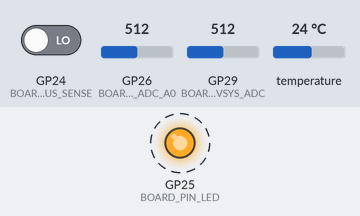
Bench run of a program on a simulated Raspberry Pi Pico. On the bench: output pins drawn as LEDs (lit = HIGH). Dashed ring = blinking. The inputs (shaded band) are chosen by the test bench; at power-on: GP24 (BOARD_PIN_VBUS_SENSE) LOW, GP26 (BOARD_PIN_ADC_A0) = 512, GP29 (BOARD_PIN_VSYS_ADC) = 512, temperature 24 °C (analog values on the 0–1023 scale). EEPROM starts erased; what the program prints to the serial monitor is not drawn.

Above: at 10.8 s.
10.9 s: GP24 (BOARD_PIN_VBUS_SENSE) driven HIGH
Timing chart, 0 to 27.5 s (numbered marks = the images above; inputs shaded):
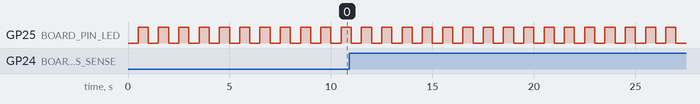

Measured:
- by itself, GP25 (BOARD_PIN_LED): alternates HIGH for 0.50 s and LOW for 0.50 s

The program:

main.cpp
```cpp
/*
 * Raspberry Pi Pico (RP2040) — full bring-up.
 *
 * Non-blocking LED heartbeat, USB-CDC status report, ADC samples (A0, die
 * temperature, VSYS through the internal A3 divider), VBUS sense and a
 * flash-backed EEPROM boot counter. Demonstrates the things every Pico
 * project needs to get right:
 *
 *   - `Serial` is USB CDC, not UART0. Bytes printed before the host opens
 *     the port are dropped; never block startup on the port being open.
 *     The physical pins GPIO0/1 are Serial1.
 *   - analogRead() is 10-bit by default; analogReadResolution(12) selects
 *     the native 12 bits. The ADC is ratiometric to a filtered 3.3 V rail
 *     with ~30 mV of built-in offset — see the skill's analog section
 *     before trusting absolute numbers.
 *   - A3/GPIO29 reads VSYS/3 through an on-board divider — multiply by 3.
 *   - EEPROM is emulated in the last 4 KB flash sector: begin() maps it,
 *     put() stages changes (update semantics), commit() burns the sector.
 */

#include <Arduino.h>
#include <EEPROM.h>

#include "board.h"

#define HEARTBEAT_MS  500u    /* toggling every 500 ms = 1 Hz blink */
#define REPORT_MS     5000u   /* serial report cadence              */

struct boot_log_t {
    uint32_t boots;           /* counts power-ups and resets        */
    uint32_t last_uptime_s;   /* how long the previous run lasted   */
};

static uint32_t last_beat_ms   = 0;
static uint32_t last_report_ms = 0;
static bool     led_state      = false;

void setup()
{
    pinMode(BOARD_PIN_LED, OUTPUT);
    pinMode(BOARD_PIN_VBUS_SENSE, INPUT);

    /* Native 12 bits; without this analogRead() returns 0-1023. */
    analogReadResolution(12);

    Serial.begin(115200);   /* baud ignored on USB CDC; harmless */

    boot_log_t log;
    EEPROM.begin(sizeof(log));
    EEPROM.get(0, log);     /* reads never wear the flash sector */
    if (log.boots == 0xFFFFFFFFul) {   /* first run on a blank chip */
        log.boots = 0;
        log.last_uptime_s = 0;
    }
    log.boots++;
    EEPROM.put(0, log);     /* put() = update semantics */
    EEPROM.commit();        /* without this nothing persists — silently */

    /* Prints made before the host opens the port are dropped, so repeat
     * the banner from loop() instead of gating startup on Serial. */
}

void loop()
{
    const uint32_t now = millis();

    if (now - last_beat_ms >= HEARTBEAT_MS) {   /* never delay() in loop() */
        last_beat_ms = now;
        led_state = !led_state;
        digitalWrite(BOARD_PIN_LED, led_state);
    }

    if (now - last_report_ms >= REPORT_MS) {
        last_report_ms = now;

        boot_log_t log;
        EEPROM.get(0, log);
        log.last_uptime_s = now / 1000;
        EEPROM.put(0, log);
        EEPROM.commit();    /* one 4 KB sector erase per changed commit */

        /* VSYS through the internal divider: A3 = VSYS/3. */
        const float vsys_v = analogRead(BOARD_PIN_VSYS_ADC) * 3.3f / 4095.0f * 3.0f;

        Serial.print(F("# pico up "));
        Serial.print(now / 1000);
        Serial.print(F(" s, boot "));
        Serial.print(log.boots);
        Serial.print(F(", A0 "));
        Serial.print(analogRead(BOARD_PIN_ADC_A0));
        Serial.print(F(" (12-bit), die "));
        Serial.print(analogReadTemp(), 1);
        Serial.print(F(" C, VSYS "));
        Serial.print(vsys_v, 2);
        Serial.print(F(" V, VBUS "));
        Serial.println(digitalRead(BOARD_PIN_VBUS_SENSE) ? F("present") : F("absent"));
    }
}
```

board.h
```cpp
#ifndef BOARD_H
#define BOARD_H

/*
 * Pin map — Raspberry Pi Pico (original, RP2040 @ 133 MHz, 3.3 V logic).
 * Source: the Rev3 pinout in ../reference/board-hardware.md §2 and the
 * arduino-pico variant defaults in §10 there.
 *
 * Physical pins = the 40-pin header, USB at the top: pin 1 top-left, 1-20
 * down the left edge, 21-40 back up the right edge (pin 40 is top-right).
 */

#define BOARD_PIN_LED       25   /* green LED, on = HIGH; NOT on the header   */

/* UARTs — Serial1/Serial2 are the hardware UARTs; plain `Serial` is USB CDC */
#define BOARD_PIN_UART0_TX   0   /* Serial1 default, header pin 1             */
#define BOARD_PIN_UART0_RX   1   /* Serial1 default, header pin 2             */
#define BOARD_PIN_UART1_TX   8   /* Serial2 default, header pin 11            */
#define BOARD_PIN_UART1_RX   9   /* Serial2 default, header pin 12            */

/* I2C — Wire (i2c0) default. Wire1 (i2c1) defaults to 26/27 = A0/A1: remap
 * it with Wire1.setSDA()/setSCL() before Wire1.begin() if you use the ADC */
#define BOARD_PIN_SDA        4
#define BOARD_PIN_SCL        5

/* SPI — the `SPI` object (spi0) defaults */
#define BOARD_PIN_SS        17
#define BOARD_PIN_MOSI      19
#define BOARD_PIN_MISO      16
#define BOARD_PIN_SCK       18

/* ADC: 12-bit 500 ksps, 0 to 3.3 V. analogRead() returns 10-bit values
 * (0-1023) until analogReadResolution(12). Inputs must stay under ~3.6 V. */
#define BOARD_PIN_ADC_A0    26   /* = A0, header pin 31 */
#define BOARD_PIN_ADC_A1    27   /* = A1, header pin 32 */
#define BOARD_PIN_ADC_A2    28   /* = A2, header pin 34 */
/* A3 = GPIO29 = VSYS/3 internally — not on the header, see below */

/* PWM: analogWrite() works on EVERY GPIO 0-29, default 8-bit @ 1 kHz.
 * GPIO 2n and 2n+1 share one PWM slice (one counter): 0&1, 2&3, ... 28&29,
 * so both pins of a pair share the frequency set by analogWriteFreq(). */

/* Internal-use GPIOs — real pins in code, NOT on the 40-pin header */
#define BOARD_PIN_VBUS_SENSE 24  /* input, HIGH while USB VBUS present       */
#define BOARD_PIN_SMPS_PS    23  /* output, HIGH forces SMPS PWM mode: less
                                    ripple on the ADC, worse light-load
                                    efficiency; leave LOW unless measuring   */
#define BOARD_PIN_VSYS_ADC   29  /* A3: reads VSYS/3 through the on-board
                                    divider — multiply the reading by 3      */

/*
 * Power facts that burn hardware (../reference/board-hardware.md §5):
 *   VSYS   — 1.8-5.5 V input (single Li-ion or 3xAA works), header pin 39.
 *   VBUS   — 5 V from USB, pin 40; must be FED 5 V for USB host mode.
 *   3V3    — output only, keep external load under 300 mA, pin 36.
 *            Never drive it from an external supply.
 *   3V3_EN — short low to disable the SMPS; board looks completely dead.
 *   RUN    — short to GND to reset the RP2040, pin 30.
 *   GPIO26-29 are NOT 5 V tolerant and have a reverse diode to the 3.3 V
 *   rail: voltage on them while the board is unpowered back-powers it.
 */

#endif /* BOARD_H */
```
